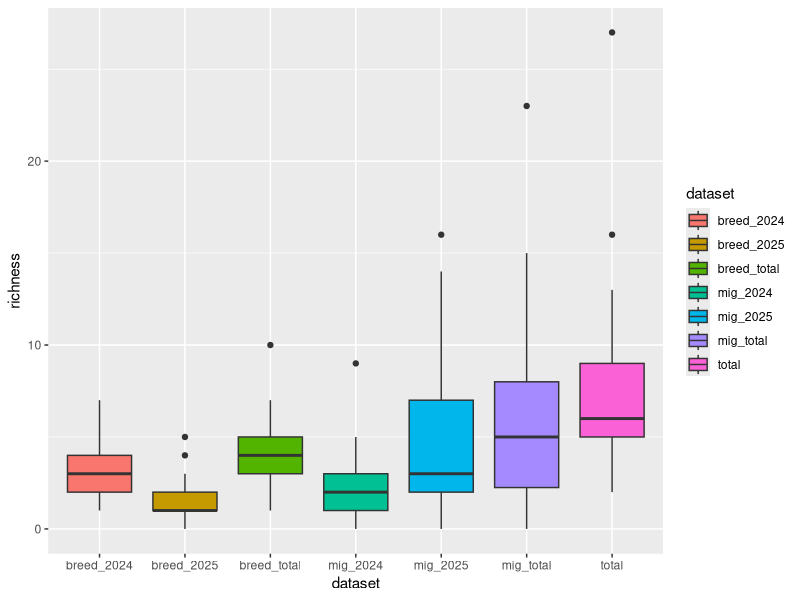
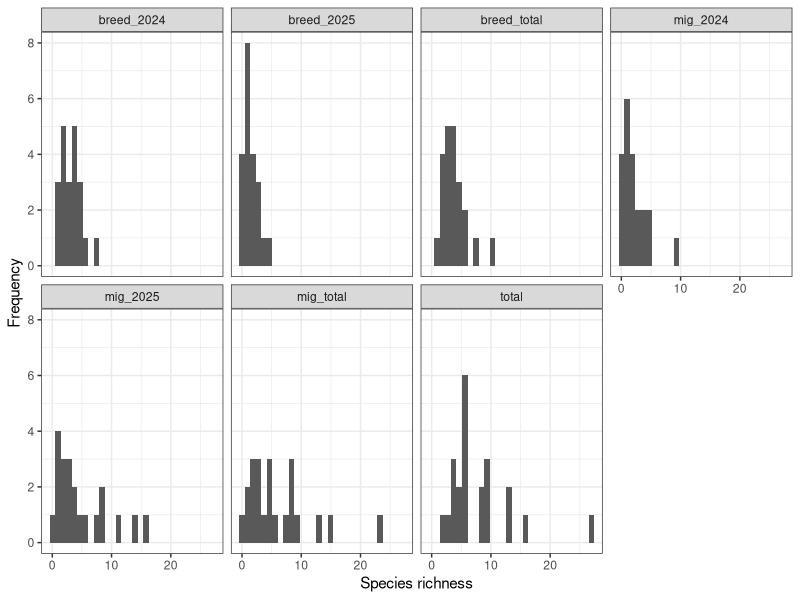
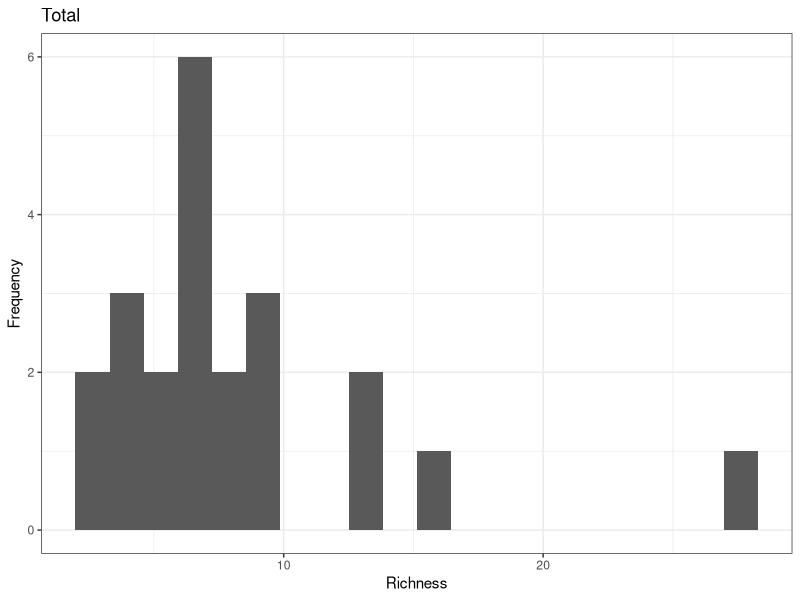
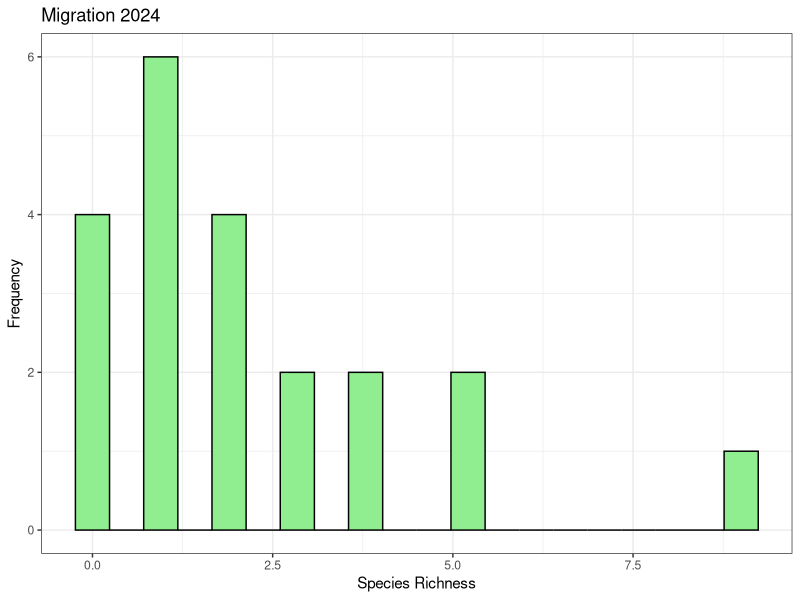
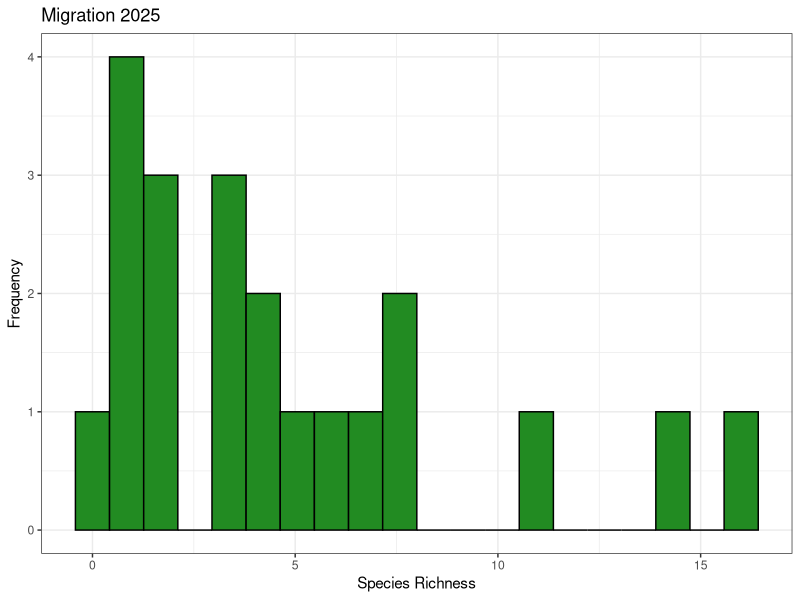
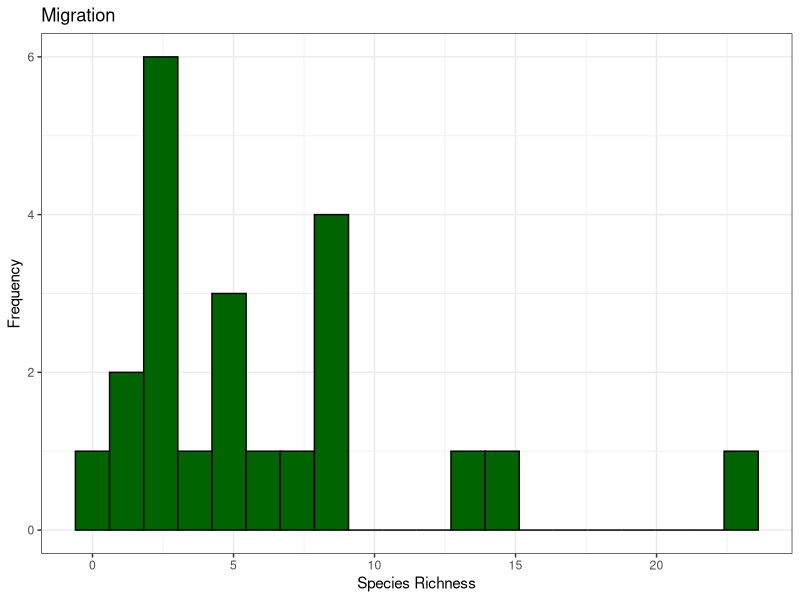
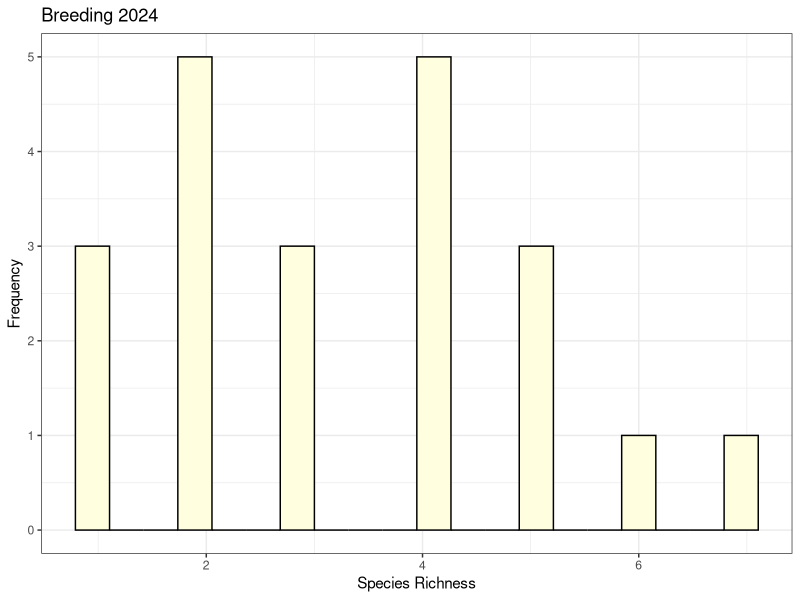
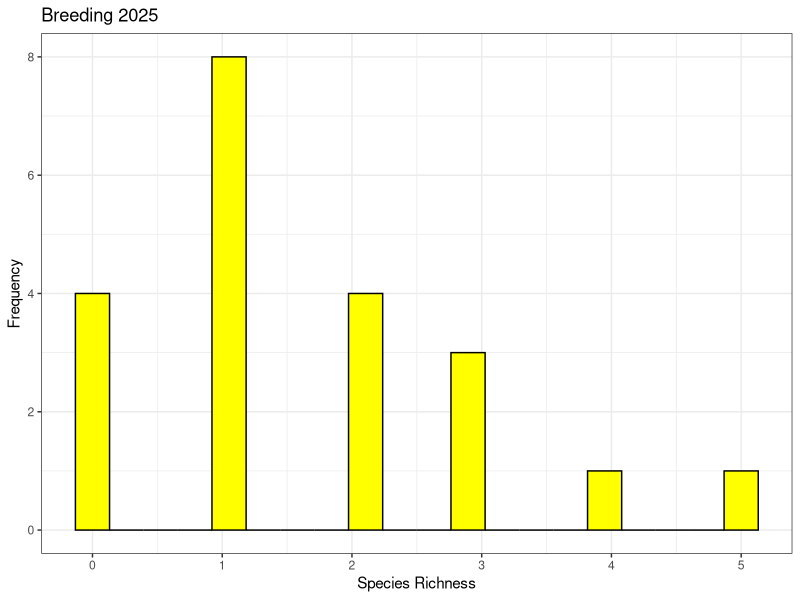

Generate these figures, in order, with R:
# 04-Feb-2026                          
# ============================================================================ # 
#                          EXPLORATORY DATA ANALYSIS
# ============================================================================ # 

# DESCRIPTION: 
# Exploration and visualization of distributions and trends of variables

# PACKAGES USED:
library(readr)
library(ggplot2)
library(patchwork)
library(dplyr)
library(tidyverse)


# ============================================================================ # 
# 1. DISTRIBUTION OF VARIABLES  
# ============================================================================ # 

# --- 1.1 SPECIES RICHNESS ACROSS YARDS --- #

yard_characteristics <- read_csv("4 - Outputs/yard_characteristics.csv")
SR_long <- read_csv("4 - Outputs/SR_long.csv")


# 1.11 All SR data
# boxplot of SR for each season
ggplot(data = SR_long) + 
  geom_boxplot(mapping = aes(x = dataset, y=richness, fill = dataset)) 

# histogram of SR for each season
ggplot(data = SR_long) + geom_histogram(mapping = aes(x=richness)) + 
  theme_bw() +
  facet_wrap(~dataset, nrow=2) + 
  labs(x = "Species richness", y = "Frequency")

# histogram for total SR
hist_total = ggplot(data = yard_characteristics) + 
  geom_histogram(mapping = aes(x = SR_total), bins = 20) + 
  theme_bw() +
  labs(title = "Total", x = "Richness", y = "Frequency")
hist_total


# 1.12 Migration
# 2024
hist_m24 = ggplot(data = yard_characteristics) + 
  geom_histogram(mapping = aes(x = SR_mig_2024), fill="lightgreen", color = "black", bins = 20) + 
  theme_bw() +
  labs(title = "Migration 2024", x = "Species Richness", y = "Frequency")
hist_m24
       
# 2025
hist_m25 = ggplot(data = yard_characteristics) + 
  geom_histogram(mapping = aes(x = SR_mig_2025), fill="forestgreen", color = "black", bins = 20) + 
  theme_bw() +
  labs(title = "Migration 2025", x = "Species Richness", y = "Frequency")
hist_m25

# Both
hist_m = ggplot(data = yard_characteristics) + 
  geom_histogram(mapping = aes(x = SR_mig), fill="darkgreen", color = "black", bins = 20) + 
  theme_bw() +
  labs(title = "Migration", x = "Species Richness", y = "Frequency")
hist_m


# 1.13 Breeding
# 2024
hist_b24 = ggplot(data = yard_characteristics) + 
  geom_histogram(mapping = aes(x = SR_breed_2024), fill="lightyellow", color = "black", bins = 20) + 
  theme_bw() +
  labs(title = "Breeding 2024", x = "Species Richness", y = "Frequency")
hist_b24

# 2025
hist_b25 = ggplot(data = yard_characteristics) + 
  geom_histogram(mapping = aes(x = SR_breed_2025), fill="yellow", color = "black", bins = 20) + 
  theme_bw() +
  labs(title = "Breeding 2025", x = "Species Richness", y = "Frequency")
hist_b25

# Both
hist_b = ggplot(data = yard_characteristics) + 
  geom_histogram(mapping = aes(x = SR_breed), fill="yellow3", color = "black", bins = 20) + 
  theme_bw() +
  labs(title = "Breeding", x = "Species Richness", y = "Frequency")
hist_b


# 1.14 Display all histograms on one panel
multi_hist_SR <- ((hist_m24|hist_m25|hist_m)/(hist_b24|hist_b25|hist_b)) + 
  plot_annotation(tag_levels = 'A')
multi_hist_SR



# --- 1.2 YARD HABITAT FEATURES --- #
# DEF: Make histograms for each yard habitat feature

# 1.21 Area
# Histograms
hist_area = ggplot(data = yard_characteristics) + 
  geom_histogram(mapping = aes(x = area), fill="purple", color = "black", bins = 20) + 
  theme_bw() +
  labs(x = "Area (ha)", y = "Frequency")

hist_back_area = ggplot(data = yard_characteristics) + 
  geom_histogram(mapping = aes(x = back_area_ha), fill="purple4", color = "black", bins = 20) + 
  theme_bw() +
  labs(x = "Backyard area (ha)", y = "Frequency")


# 1.22 Number of trees
hist_tree = ggplot(data = yard_characteristics) + 
  geom_histogram(mapping = aes(x = tree), fill="darkgreen", color = "black", bins = 20) + 
  theme_bw() +
  labs(x = "Number of trees", y = "Frequency")


# 1.23 Number of shrubs
hist_shrub = ggplot(data = yard_characteristics) + 
  geom_histogram(mapping = aes(x = shrub), fill="lightgreen", color = "black", bins = 20) + 
  theme_bw() +
  labs(x = "Number of shrubs", y = "Frequency")


# 1.24 Density
hist_density = ggplot(data = yard_characteristics) + 
  geom_histogram(mapping = aes(x = density), fill="orange", color = "black", bins = 20) + 
  theme_bw() +
  labs(x = "Density of vegetation (stems/ha", y = "Frequency")


# 1.25 Mean DBH
hist_DBH = ggplot(data = yard_characteristics) + 
  geom_histogram(mapping = aes(x = mean_dbh), fill="tan4", color = "black", bins = 20) + 
  theme_bw() +
  labs(x = "Mean DBH", y = "Frequency")


# 1.26 Number of fruiting plants
hist_fruit = ggplot(data = yard_characteristics) + 
  geom_histogram(mapping = aes(x = n_fruiting_plants), fill="red", color = "black", bins = 20) + 
  theme_bw() +
  labs(x = "Number of fruiting plants", y = "Frequency")


# 1.27 Number of native plants
hist_native = ggplot(data = yard_characteristics) + 
  geom_histogram(mapping = aes(x = n_native_plants), fill="blue4", color = "black", bins = 20) + 
  theme_bw() +
  labs(x = "Number of native plants", y = "Frequency")


# 1.28 Display all histograms together
multi_hist_yard_characteristics <- 
  ((hist_area|hist_tree|hist_density|hist_fruit)/(hist_back_area|hist_shrub|hist_DBH|hist_native)) + 
  plot_annotation(tag_levels = 'A')
multi_hist_yard_characteristics




# --- 1.3 LANDSCAPE CHARACTERISTICS --- #

# INSERT



# ============================================================================ # 
# 2. RELATIONSHIPS TO SPECIES RICHNESS
# ============================================================================ # 

# --- 2.1 SR ~ YARD HABITAT FEATURES --- #
# DEF: Scatter plots of yard habitat features with species richness for each season

# 2.11 Make long data frame for each variable with each season's SR
yard_characteristics_long <- yard_characteristics %>%
  select(-c(back_perimeter_m,diagonal_1_m,diagonal_2_m,short_radius_m,
            long_radius_m,lat,long,utm_zone,utm_easting,utm_northing)) %>%
  pivot_longer(
    cols = starts_with("SR_"), # select columns starting with SR_
    names_to = "season", # name of new column to store old column names
    values_to = "richness" # name of new column to store values
  )

# Export yard_characteristics_long data frame
write.csv(yard_characteristics_long, file="yard_characteristics_long.csv", row.names=FALSE)
  # Moved to "4 - Outputs" directory


# 2.12 SR ~ Area
ggplot(data = yard_characteristics_long) + 
  geom_point(mapping = aes(x = area, y = richness)) + 
  theme_bw() +
  facet_wrap(~season, nrow=2) + 
  labs(x = "Area", y = "Species richness")

# backyard area
ggplot(data = yard_characteristics_long) + 
  geom_point(mapping = aes(x = back_area_ha, y = richness)) + 
  theme_bw() +
  facet_wrap(~season, nrow=2) + 
  labs(x = "Backyard area", y = "Species richness")


# 2.13 SR ~ Number of trees
ggplot(data = yard_characteristics_long) + 
  geom_point(mapping = aes(x = tree, y = richness)) + 
  theme_bw() +
  facet_wrap(~season, nrow=2) + 
  labs(x = "Number of trees", y = "Species richness")


# 2.14 SR ~ Number of shrubs
ggplot(data = yard_characteristics_long) + 
  geom_point(mapping = aes(x = shrub, y = richness)) + 
  theme_bw() +
  facet_wrap(~season, nrow=2) + 
  labs(x = "Number of shrubs", y = "Species richness")


# 2.15 SR ~ Density of vegetation
ggplot(data = yard_characteristics_long) + 
  geom_point(mapping = aes(x = density, y = richness)) + 
  theme_bw() +
  facet_wrap(~season, nrow=2) + 
  labs(x = "Density of vegetation (stem/ha)", y = "Species richness")


# 2.16 SR ~ Mean DBH
ggplot(data = yard_characteristics_long) + 
  geom_point(mapping = aes(x = mean_dbh, y = richness)) + 
  theme_bw() +
  facet_wrap(~season, nrow=2) + 
  labs(x = "Mean DBH", y = "Species richness")


# 2.17 SR ~ Number of fruiting plants
ggplot(data = yard_characteristics_long) + 
  geom_point(mapping = aes(x = n_fruiting_plants, y = richness)) + 
  theme_bw() +
  facet_wrap(~season, nrow=2) + 
  labs(x = "Number of fruiting plants", y = "Species richness")
# Note: no plant fruited in spring, so this would only really be important in breeding


# 2.18 SR ~ Number of native plants
ggplot(data = yard_characteristics_long) + 
  geom_point(mapping = aes(x = n_native_plants, y = richness)) + 
  theme_bw() +
  facet_wrap(~season, nrow=2) + 
  labs(x = "Number of native plants", y = "Species richness")




# --- 2.2. SR ~ LANDSCAPE HABITAT FEATURES --- #
# Linear ggplot relationships



# --- 2.3. SR ~ LANDSCAPE HABITAT FEATURES --- #
# Linear ggplot relationships




